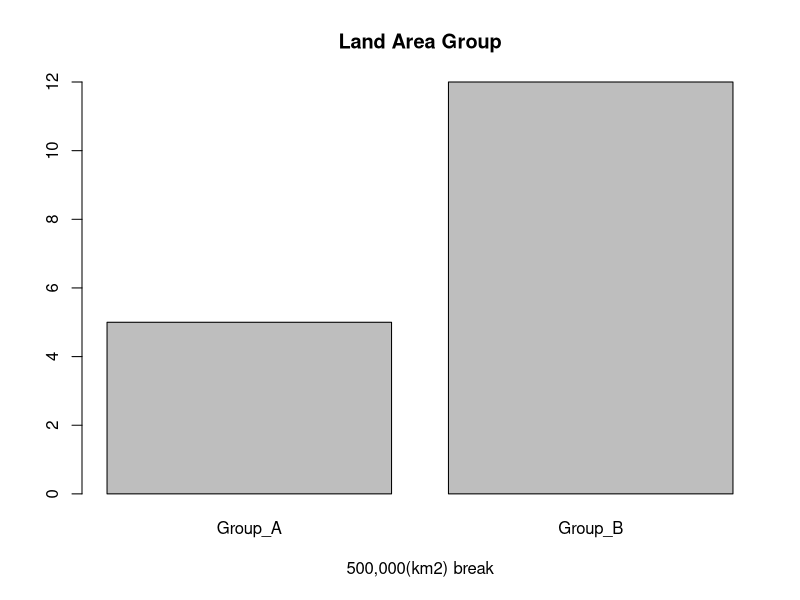
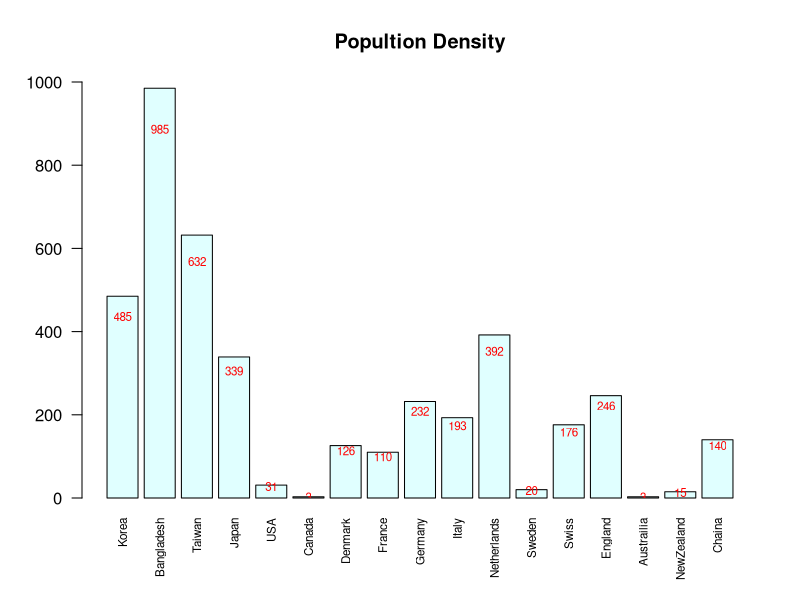
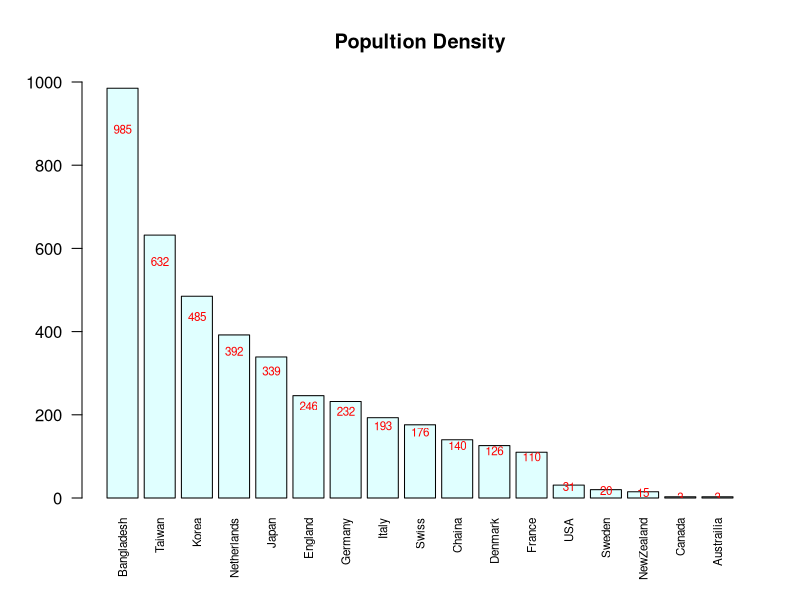
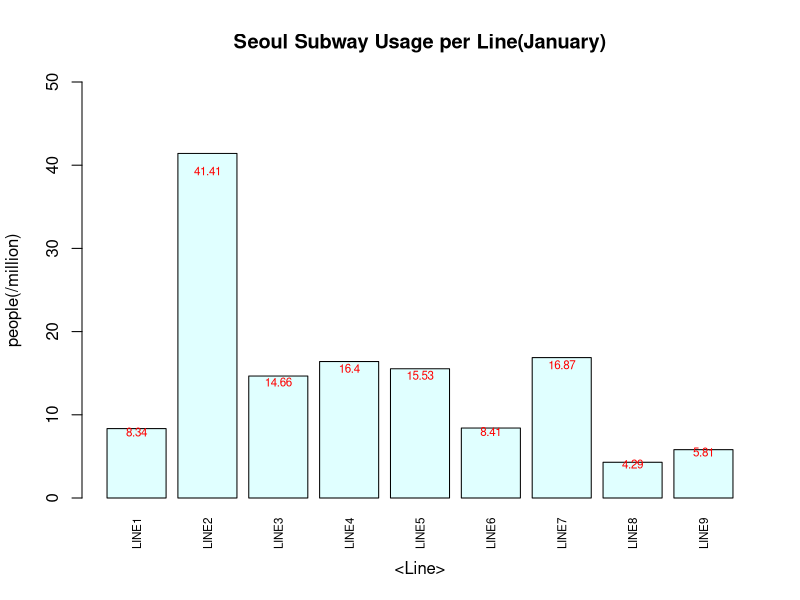
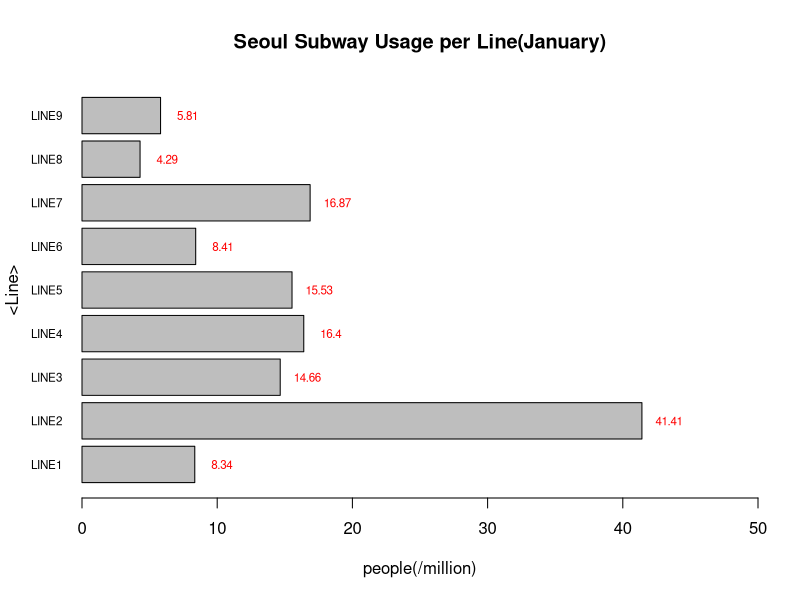
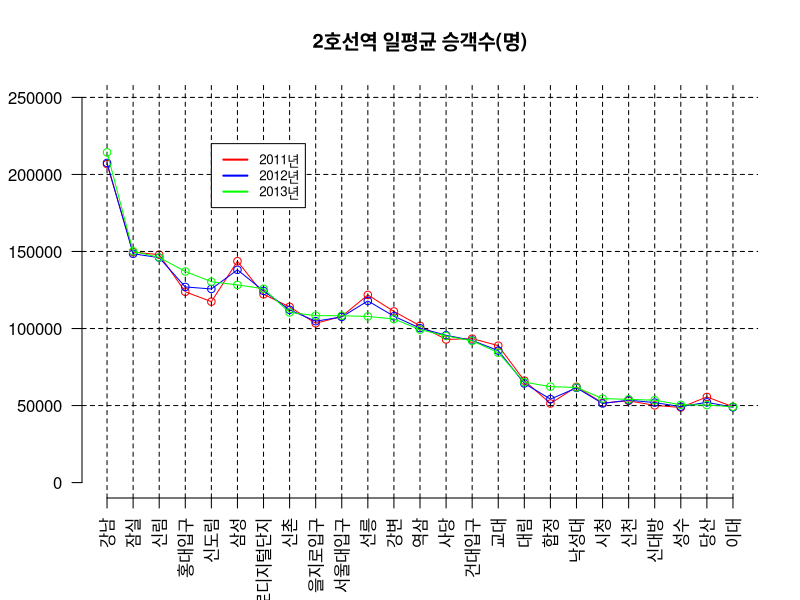
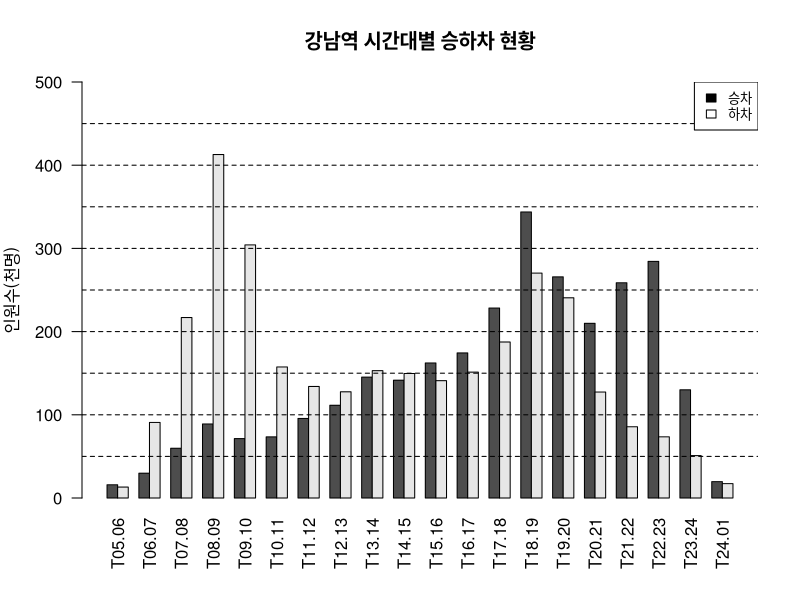
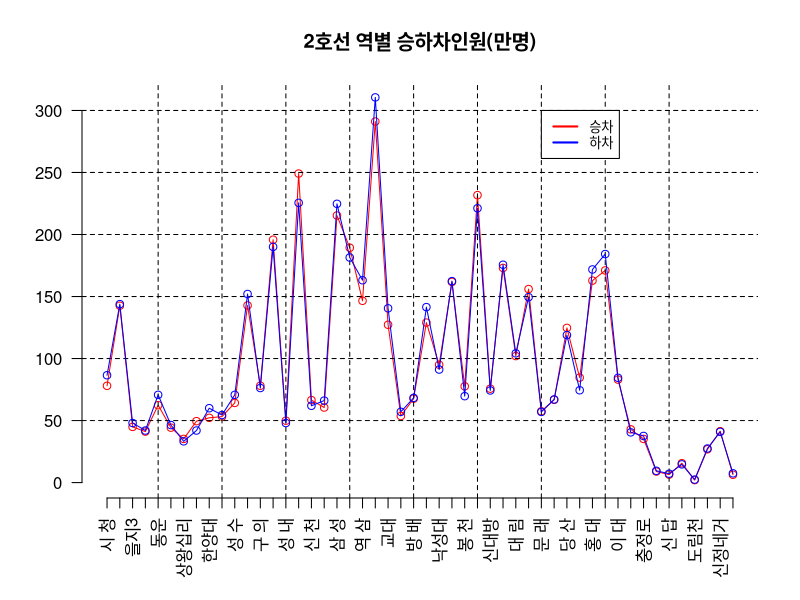

Write R code to recreate these figures, in order.
#-------------------------------------------------------------------------------------
# 정형 데이터 분석
#-------------------------------------------------------------------------------------

#-------------------------------------------------------------------------------------
# 1. Barplot
#-------------------------------------------------------------------------------------

#-----------------------------------------------
# 1-1. 국가별 면적과 인구밀도 비교

d <- read.csv("data/nations_land_area.csv", sep=",")

names(d)
dim(d)                  # row count / column count
str(d)

# ordering
d[order(d$Nation), ]
d[order(d$LandArea, decreasing = T), ]  

d$Nation
# gsub(pattern = " ", replacement = "", x = d$Nation);          #특정 패턴의 문자를 치환

d$Group <- ifelse(d$LandArea > 500000, "Group_A", "Group_B");    # add new column 
#d[d$PopDensity > 500, ]$PopDensity <- 500                      # change column value.

table(d$PopDensity)
counts <- table(d$Group);counts

barplot(counts, main="Land Area Group", xlab="500,000(km2) break")

bp <- barplot(d$PopDensity, names.arg = d$Nation, main="Popultion Density", col="lightcyan", ylim=c(0,1000), cex.names=0.7, las=2)
text(x = bp, y = d$PopDensity*0.9, labels = d$PopDensity, col = "red", cex = 0.7)



# Sort : PopDensity
data <- d[order(d$PopDensity, decreasing = T), ]  
data

bp <- barplot(data$PopDensity, names.arg = data$Nation, main="Popultion Density", col="lightcyan", ylim=c(0,1000), cex.names=0.7, las=2)
text(x = bp, y = data$PopDensity*0.9, labels = data$PopDensity, col = "red", cex = 0.7)


#-----------------------------------------------
# 1-2. 대중교통 수단별 이용 현황

d <- read.csv("data/usage_public_transportation.csv",sep=",", stringsAsFactors = FALSE)

names(d)
dim(d)

d[order (d$LINE),]
unitNumber <- 1000000


# Vertical Barplot

bp <- barplot(d$M01/unitNumber, ylim=c(0,50),
              names.arg = d$LINE, main = "Seoul Subway Usage per Line(January)",
              col = "lightcyan", cex.names=0.7, las = 3, ylab="people(/million)", xlab="<Line>")

text(x=bp, y=d$M01/unitNumber*0.95, labels = round(d$M01/unitNumber, 2), col = "red", cex = 0.7)


# Horizontal Barplot

bp <- barplot(d$M01/unitNumber, xlim=c(0,50),
              names.arg = d$LINE, main = "Seoul Subway Usage per Line(January)",
              col = "gray", cex.names=0.7, las = 1, xlab="people(/million)", ylab="<Line>",
              horiz=T)

text(y=bp, x=d$M01/unitNumber + 2, labels=round(d$M01/unitNumber,2), col = "red", cex = 0.7)



#-----------------------------------------------------------------------------------------------
# 3. Line Chart : plot / type="o"
#-----------------------------------------------------------------------------------------------

rm(list=ls())

# csv : fileEncoding="CP949"
f <- read.csv("data/passengers_line2_station.csv", sep=",", stringsAsFactors = FALSE, fileEncoding="CP949")
head(f)

a <- f$y2011
b <- f$y2012
c <- f$y2013

l <- head(f$station, 25)
x <- head(f$y2011, 25)
y <- head(f$y2012, 25)
z <- head(f$y2013, 25)

plot(x, xlab="", ylab="", ylim=c(0,250000), axes=FALSE, type="o", col="red", main="2호선역 일평균 승객수(명)")
axis(1, at=1:length(l), lab=l, las=2)
axis(2, las=1)

abline(h=c(50000,100000,150000,200000,250000), v=c(1:25), lty=2)   # grid line

lines(y, col="blue", type="o")       
lines(z, col="green", type="o")

colors <- c("red","blue","green")
legend(5, 220000, c("2011년","2012년","2013년"), cex=0.8, col=colors, lty=1, lwd=2)   # 범례 위치와 색



#-----------------------------------------------------------------------------------------------
# 4. Barplot : as.matrix
#-----------------------------------------------------------------------------------------------

gangnam <- read.csv("data/line2_gangnam.csv")
gangnam
mode(gangnam)

as.matrix(gangnam)

barplot(as.matrix(gangnam)/1000, main="강남역 시간대별 승하차 현황",
        ylab="인원수(천명)", beside=TRUE, las=2, ylim=c(0,500))

#abline(h=seq(3,400,10), col="white", lwd=2)
abline(h=c(50,100,150,200,250,300,350,400,450),lty=2)

legend("topright", c("승차","하차"), cex=0.8, fill=c("black","white"))



#-----------------------------------------------------------------------------------------------
# 5. Line Chart : plot / type="o"
#-----------------------------------------------------------------------------------------------

f <- read.csv("data/passengers_seoulmetro_line2_total.csv", sep=",", stringsAsFactors = FALSE, fileEncoding="CP949")
f

getIn <- (f$getIn/10000)
getOut <- (f$getOut/10000)

yrange <- range(0, getIn, getOut)     # 최저값과 최고값 사이의 범위
yrange

plot(getIn, xlab="", ylab="", ylim=yrange, axes=FALSE, type="o", col="red", main="2호선 역별 승하차인원(만명)")

axis(1, at=1:50, lab=c(f$station), las=2)
axis(2,las=1)

abline(h=c(50,100,150,200,250,300), v=c(5,10,15,20,25,30,35,40,45),lty=2)

lines(getOut, col="blue", type="o")

colors <- c("red","blue")
legend(35,300,c("승차","하차"),cex=0.8,col=colors,lty=1,lwd=2)



#----------------------------------------------------------------------------
# 6.

noodle <- read.csv("data/inflation_ramyon_rate.csv", header=T, sep=",", fileEncoding="CP949")

# ann : x, y 축 타이틀 표시 여부

plot(noodle$년도, noodle$누적물가상승율, type="o", ylim=c(-3,1200), ann=FALSE, col="red", lwd=2)
par(new=T)                          # 그래프를 겹쳐 그린다는 의미
plot(noodle$년도, noodle$누적상승율, type="o", ylim=c(-3,1200), axes=FALSE, ann=FALSE, col="blue", lwd=2)

title(main="물가상승률 및 라면값 상승율 비교")
title(xlab="년도", col.lab="blue")
title(ylab="누적상승율(단위:%)", col.lab="red")

abline(h=seq(50,1200,50), col="gray", lty=2, lwd=0.5)
abline(v=seq(1980,2015,1), col="gray", lty=2, lwd=0.5)

colors <- c("red","blue")
legend(1982, 1150, c("물가상승율","라면값상승율"), cex=0.8, col=colors, lty=1, lwd=2, fill="white", bg="white")


